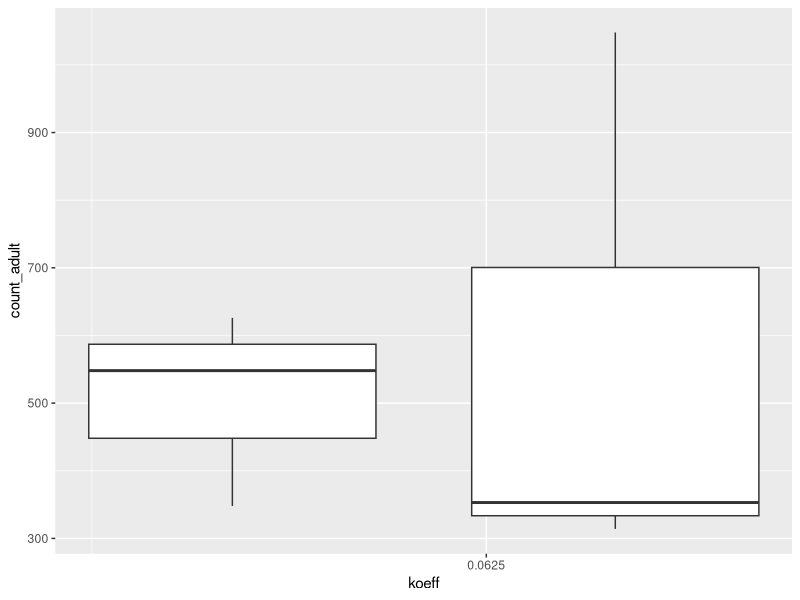
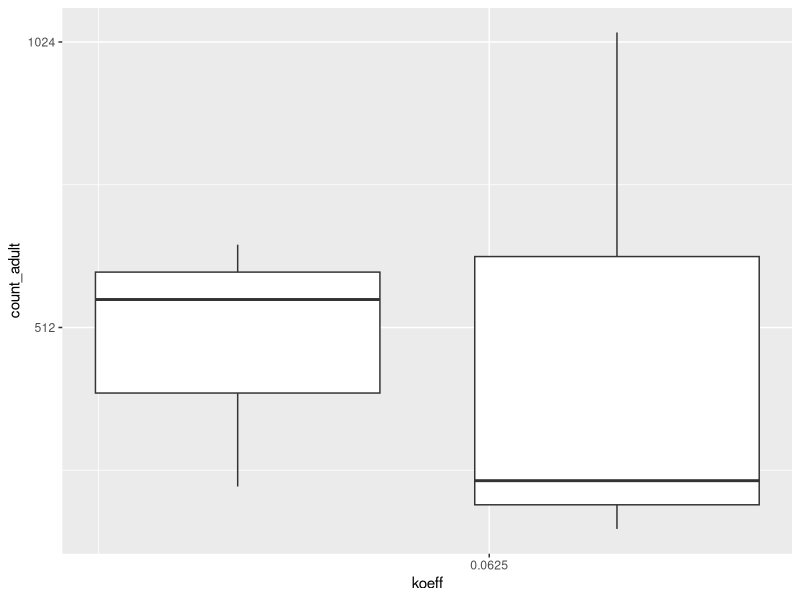
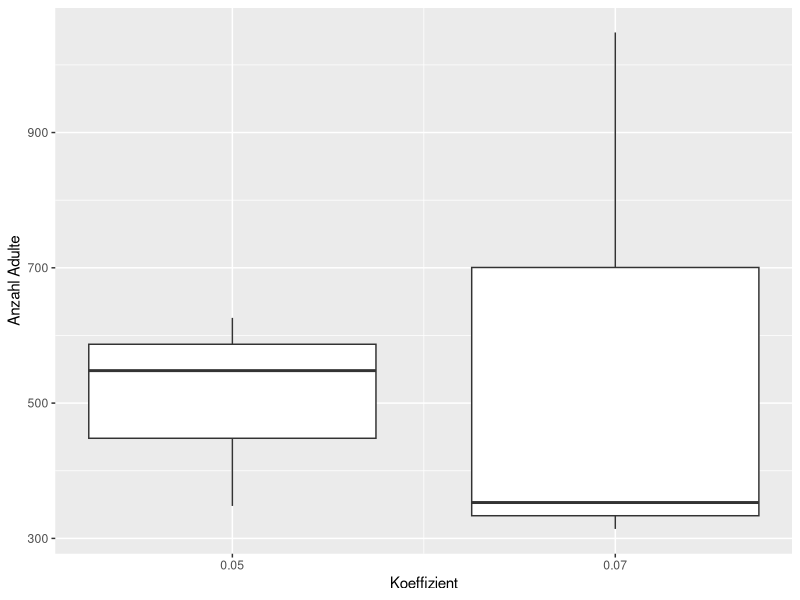
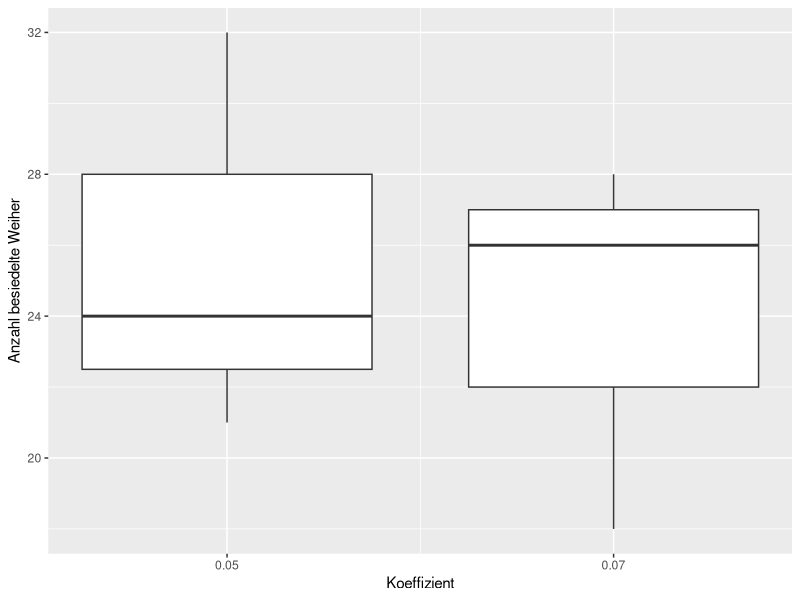

The R script that drew these images, in order:
library(tidyverse)

data <- read.table("excel/kalibration.csv",sep=',', fill=TRUE, header=TRUE)
colnames(data) <- c("Modelldatum","simulation", "koeff", "tot_egg", "tot_larva", "tot_juv", "tot_adult", "tot_migrJuv", "tot_migrAdult", "anz_migrJuv", "anz_migrAdult", "count_pond", "count_egg", "count_larv", "count_juv", "count_adult", "min_age_adult", "max_age_adult","mean_age_adult", "median_age_adult","sd_age_adult", "catched_adult", "catched_juv", "min_age_catched", "max_age_catched", "mean_age_catched")
str(data)

koeff_levels <- as.numeric(levels(as.factor(data$koeff)))

bp_adult <- ggplot(data, aes(group= koeff, x=koeff, y=count_adult)) + geom_boxplot()
bp_adult + scale_x_continuous(trans='log2')
bp_adult + scale_x_continuous(trans='log2') + scale_y_continuous(trans='log2')
bp_adult + scale_x_continuous(trans='log2', breaks=koeff_levels, name="Koeffizient") + scale_y_continuous(name="Anzahl Adulte")

bp_pond <- ggplot(data, aes(group= koeff, x=koeff, y=count_pond)) + geom_boxplot()
bp_pond + scale_x_continuous(trans='log2', breaks=koeff_levels, name="Koeffizient") + scale_y_continuous(name="Anzahl besiedelte Weiher")
